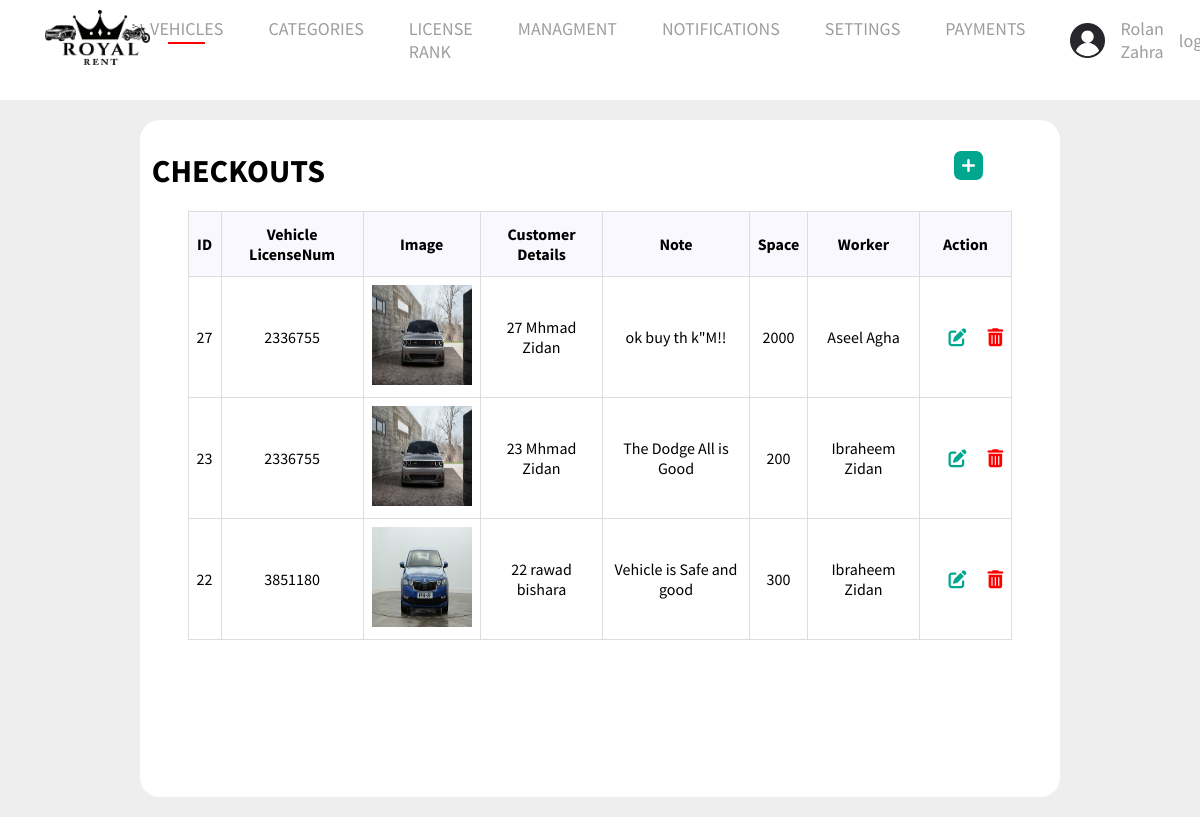
The page /admin/receipt_vehicles.php (signed in) on the database its author committed.
### tables this page shows
CREATE TABLE `settings` (
  `id` int(11) NOT NULL,
  `name` varchar(111) NOT NULL,
  `logo` varchar(111) NOT NULL,
  `email` varchar(111) NOT NULL,
  `phone` varchar(111) NOT NULL,
  `whatsapp` varchar(111) NOT NULL,
  `facebook` varchar(111) NOT NULL,
  `instagram` varchar(111) NOT NULL,
  `address` varchar(111) NOT NULL
);

CREATE TABLE `receipt_vehicles` (
  `id` int(11) NOT NULL,
  `vehicles_id` int(11) NOT NULL,
  `user_id` int(11) NOT NULL,
  `space` int(11) NOT NULL,
  `note` varchar(111) NOT NULL,
  `worker_name` varchar(111) NOT NULL
);

CREATE TABLE `vehicles` (
  `LicenseNum` int(11) NOT NULL,
  `v_name` varchar(111) NOT NULL,
  `description` text NOT NULL,
  `image` varchar(111) NOT NULL,
  `VType` varchar(111) NOT NULL,
  `price` int(11) NOT NULL,
  `Year` varchar(111) NOT NULL,
  `passengers` varchar(111) NOT NULL,
  `season_type` varchar(111) NOT NULL,
  `status` varchar(1) NOT NULL,
  `quantity` varchar(111) NOT NULL,
  `InsuranceVali` varchar(111) NOT NULL,
  `transmission` varchar(111) NOT NULL,
  `category_id` int(11) NOT NULL,
  `lincenes_id` int(11) NOT NULL,
  `user_id` int(11) NOT NULL,
  `testvalidity` varchar(100) NOT NULL,
  `allow_km` varchar(111) NOT NULL
);

CREATE TABLE `users` (
  `id` int(11) NOT NULL,
  `name` varchar(111) NOT NULL,
  `username` varchar(111) NOT NULL,
  `email` varchar(111) NOT NULL,
  `password` varchar(111) NOT NULL,
  `role` varchar(111) NOT NULL,
  `status` varchar(1) NOT NULL,
  `linces` varchar(111) DEFAULT NULL,
  `address` varchar(111) NOT NULL,
  `phone` varchar(111) NOT NULL,
  `card_photo` varchar(111) DEFAULT NULL,
  `image` varchar(111) NOT NULL,
  `dateofbirthday` varchar(111) NOT NULL,
  `LicenseNum` varchar(111) NOT NULL
);

### admin/receipt_vehicles.php (the view, shortened to what this page needs)
<?php
$selected = 'dashborad';
include('include/header.php');
$sql = $con->prepare("select receipt_vehicles.*,
vehicles.LicenseNum  as vehicles_LicenseNum ,vehicles.image as vehicles_image,
 users.name as user_name
 from receipt_vehicles,users ,vehicles
 where receipt_vehicles.user_id=users.id
and
receipt_vehicles.vehicles_id= vehicles.LicenseNum
  order by receipt_vehicles.id DESC");
$sql->execute();
$receipt_vehicles = $sql->fetchAll();
?>
<div class="data">
    <div class="items">
        <div class="header" style="">
            <h1 style=" margin-left: 33px;">CHECKOUTS</h1>
            <a href="add_receipt_vehicles.php"><img src="../images/Plus.png"></a>
        </div>
        <table id="customers" style="
        margin-bottom: 155px; width:90%">
            <tr style="color:red">
                <th style="text-align:center;">ID</th>
                <th style="text-align:center;">Vehicle LicenseNum</th>
                <th style="text-align:center;">Image</th>
                <th style="text-align:center;">Customer Details</th>
                <th style="text-align:center;">Note</th>
                <th style="text-align:center;">Space</th>
                <th style="text-align:center;">Worker</th>
                <th style="text-align:center; width:50px">Action</th>
            </tr>
            <?php
            foreach ($receipt_vehicles as $receipt_vehicle) {
            ?>
                <tr style="background: #fff;">
                    <td style="text-align:center;"><?php echo $receipt_vehicle['id'] ?></td>
                    <td style="text-align:center;"><?php echo $receipt_vehicle['vehicles_LicenseNum'] ?></td>
                    <td style="text-align:center;"><img src="../images/vehicles/<?php echo $receipt_vehicle['vehicles_image'] ?>" width="100px" height="100px"></td>
                    <td style="text-align:center;"><?php echo $receipt_vehicle['id'].' '. $receipt_vehicle['user_name'] ?></td>
                    <td style="text-align:center;"><?php echo $receipt_vehicle['note'] ?></td>
                    <td style="text-align:center;"><?php echo $receipt_vehicle['space'] ?></td>
                    <td style="text-align:center;"><?php echo $receipt_vehicle['worker_name'] ?></td>
                    <?php
                    if ($_SESSION['role'] == 'admin' || $_SESSION['name'] == $receipt_vehicle['worker_name']) { ?>
                        <td>
                            <a class="text-center" style="display: inherit;color:#00A78E;padding-left: 21px;" href="editreceipt_vehicle.php?id=<?php echo $receipt_vehicle['id']  ?>&vehicle<?php echo $receipt_vehicle['vehicles_id'] ?>"><i class="fa-solid fa-pen-to-square"></i></a>
                            <a class="text-center" style="display: inherit;color: red;padding-left: 21px;" href="deletereceipt_vehicle.php?id=<?php echo $receipt_vehicle['id']  ?>"><i class="fa-solid fa-trash-can"></i></a>
                        </td>
                    <?php } else { ?>
                        <td>No Actions</td>
                    <?php } ?>
                </tr>
            <?php } ?>
        </table>
    </div>
</div>

### admin/include/header.php (shortened to what this page needs)
<?php
require_once "connect.php";
?>
<!DOCTYPE html>
<html lang="en">
<head>
    <link rel="stylesheet" href="Styles/global.css">
    <link rel="stylesheet" href="Styles/navbar.css">
    <link rel="stylesheet" href="Styles/footer.css">
    <?php if ($selected == 'dashborad') { ?>
        <link rel="stylesheet" href="../Styles/dashborad.css">
    <?php } else if ($selected == 'dashboradAdd') { ?>
        <link rel="stylesheet" href="../Styles/dashboradAdd.css">
    <?php
    } else {
    ?>
        <link rel="stylesheet" href="../Styles/admin.css">
    <?php } ?>
    <link rel="stylesheet" href="https://cdnjs.cloudflare.com/ajax/libs/font-awesome/6.1.1/css/all.min.css" />
</head>
<body>
    <div class="navigation">
        <div class="nav-Content">
            <?php
            $stmt = $con->prepare('select *  from settings where id=1');
            $stmt->execute();
            $stting = $stmt->fetch();
            ?>
            <a ><img class="Logo" src="../images/<?php echo $stting['logo'] ?> " alt="Logo"></a>
            <ul class="nav-links" id="navLinks">
                <li class="test-menu"><a <?php if (
                                                basename($_SERVER['PHP_SELF']) == "vehicles.php" ||
                                                basename($_SERVER['PHP_SELF']) == 'user_vehicles.php' ||
                                                basename($_SERVER['PHP_SELF']) == 'receipt_vehicles.php' ||
                                                basename($_SERVER['PHP_SELF']) == 'commentsuser.php'
                                            ) {
                                                echo "class='selected'";
                                            } ?>>VEHICLES</a>
        </li>
        <li><a <?php if (basename($_SERVER['PHP_SELF']) == "categories.php") {
                    echo "class='selected'";
                } ?> href="categories.php">CATEGORIES</a></li>
        <li><a <?php if (basename($_SERVER['PHP_SELF']) == "lincenesrank.php") {
                    echo "class='selected'";
                } ?> href="lincenesrank.php">LICENSE RANK </a></li>
        <?php
        if ($_SESSION["role"] == 'admin') { ?>
            <li class="test-menu"><a <?php if (
                                            basename($_SERVER['PHP_SELF']) == "worker.php" ||
                                            basename($_SERVER['PHP_SELF']) == "users.php" ||
                                            basename($_SERVER['PHP_SELF']) == "contact_us.php" ||
                                            basename($_SERVER['PHP_SELF']) == "users_clubs.php"
                                        ) {
                                            echo "class='selected'";
                                        } ?>>MANAGMENT</a>
            </li>
            <li><a <?php if (basename($_SERVER['PHP_SELF']) == "notifications.php") {
                        echo "class='selected'";
                    } ?> href="notifications.php">NOTIFICATIONS</a></li>
            <li><a <?php if (basename($_SERVER['PHP_SELF']) == "setting.php") {
                        echo "class='selected'";
                    } ?> href="setting.php"> SETTINGS</a></li>
        <?php
        }  ?>
        <li><a <?php if (basename($_SERVER['PHP_SELF']) == "paymentuser.php") {
                    echo "class='selected'";
                } ?> href="paymentuser.php">PAYMENTS </a></li>
        </ul>
        <div class="Avatar">
            <?php
            if (isset($_SESSION['user_id'])) {
                echo ' <img src="../images/defaultAvatar.png" class="Avatar-Logo" alt="Avatar-Logo">';
            ?>
                <a href="editprofile.php"><?php echo  $_SESSION["name"] ?></a>
            <?php echo '<a href="logout.php">logout</a>';
            } else {
                echo '<a href="login.php">login</a>';
                echo '<a href="logout.php">register</a>';
            }
            ?>
        </div>
    </div>
    </div>

### admin/Styles/global.css (style rules this page uses)
* { font-family: "Source Sans Pro", sans-serif; margin: 0; padding: 0; }

### admin/Styles/navbar.css (style rules this page uses)
.nav-Content { display: flex; justify-content: space-between; align-items: center; margin: 0px 45px; }
.nav-links { display: flex; gap: 45px; }
.nav-links li, a { list-style: none; text-decoration: none; font-size: 18px; color: #111; }
.nav-links li { position: relative; }
.Logo { height: 55px; padding: 10px 0; }
.Avatar-Logo { width: 35px; }
.Avatar, .res-Avatar { display: flex; align-items: center; gap: 15px; }
.selected::after { content: " "; display: block; background-color: red; width: 50%; margin: 2px auto; height: 2px; transition: 0.2s; }
.resNavLinks li, a { list-style: none; text-decoration: none; font-size: 18px; color: #111; }

### admin/Styles/footer.css (style rules this page uses)
.main-footer-content li, a { list-style: none; color: rgb(160, 156, 156); transition: 0.2s; }

### Styles/dashborad.css (style rules this page uses)
.header { display: flex; margin-top: 29px; justify-content: space-around; margin-left: -98px; }
.header a { margin-left: 479px; }
.data { margin-top: 20px; padding: 20px; background-color: #eee; }
.items { padding: 2px; background-color: #fff; border-radius: 20px; width: 79%; margin: auto; }
#customers { font-family: Arial, Helvetica, sans-serif; border-collapse: collapse; width: 90%; margin: 20px auto; margin-bottom: 155px; justify-content:center }
#customers td, #customers th { border: 1px solid #ddd; padding: 8px; }
#customers tr:nth-child(even) { background-color: #f2f2f2; }
#customers th { padding-top: 12px; padding-bottom: 12px; text-align: left; background-color: #04AA6D; color: white; }
tr { background: #fff; }
td { background: #fff; }
td a { display: inherit; color: #00A78E; padding-left: 21px; }
th { color: #000 !important; background: #F8F8FE !important; }
.text-center { margin-top: 20px; }
table { margin-top: 20px !important; }

### rows shown on the page
settings: logo (picture)
receipt_vehicles: id "27", vehicles.LicenseNum "2336755", vehicles.image (picture), user.name "Mhmad Zidan", note "ok buy th k\"M!!", space "2000", worker_name "Aseel Agha"
receipt_vehicles: id "23", vehicles.LicenseNum "2336755", vehicles.image (picture), user.name "Mhmad Zidan", note "The Dodge All is Good", space "200", worker_name "Ibraheem Zidan"
receipt_vehicles: id "22", vehicles.LicenseNum "3851180", vehicles.image (picture), user.name "rawad bishara", note "Vehicle is Safe and good", space "300", worker_name "Ibraheem Zidan"

### other values the page prints
$_SESSION["name"] "Rolan Zahra"
